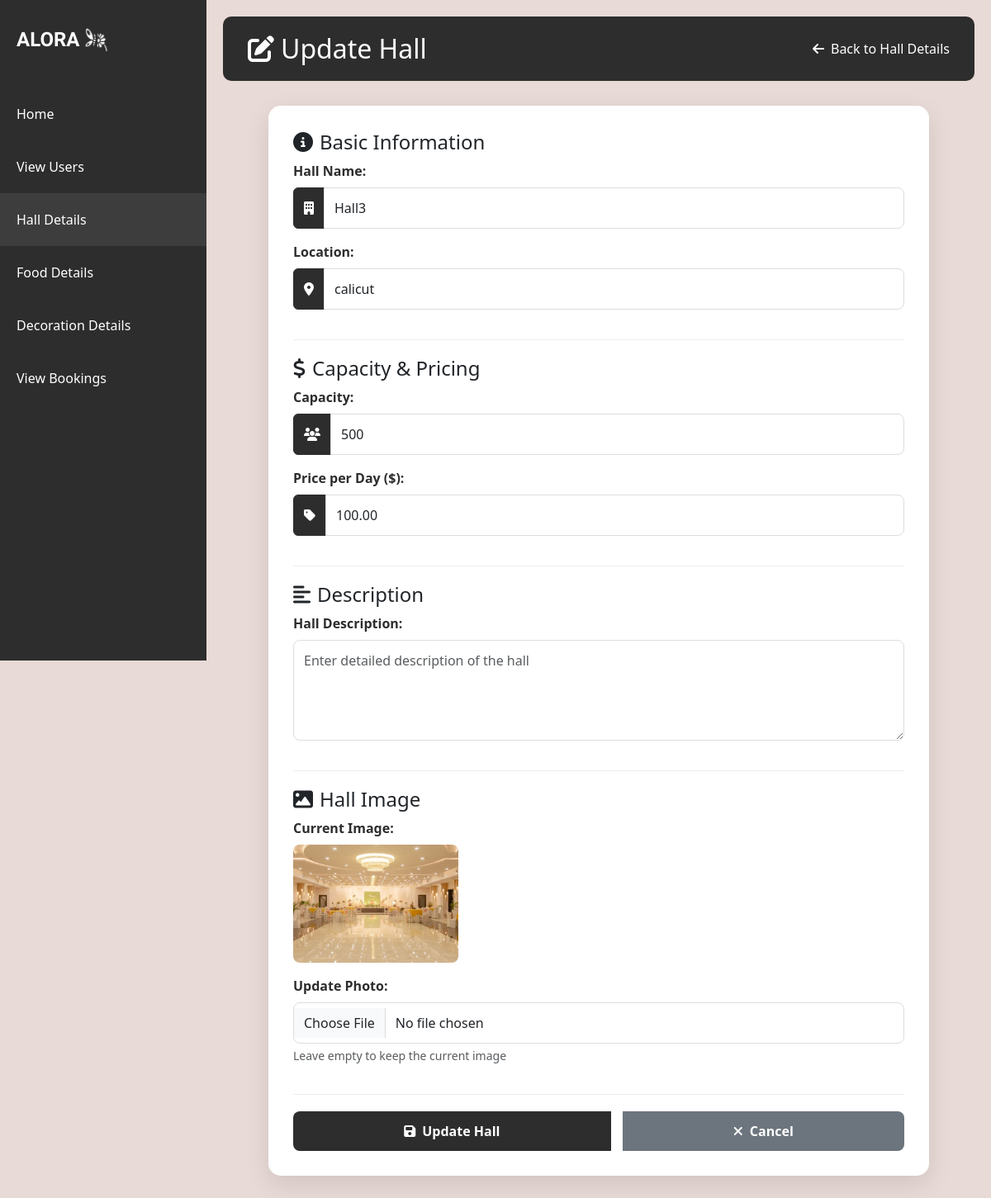
/edit-hall/10/, run on the app's committed database.
### aloraapp/models.py (models this page shows)
class Halls(models.Model):
    hall_name=models.CharField(max_length=100)
    location=models.CharField(max_length=200)
    capacity=models.IntegerField()
    price_per_day=models.DecimalField(max_digits=10,decimal_places=2)
    photo_url=models.FileField()
    hall_description=models.TextField(null=True,blank=True)

### aloraapp/views.py (the view, shortened to what this page needs)
# urls.py: path('edit-hall/<int:id>/', views.edit_hall, name='edithall'),
def edit_hall(request, id):
    hall = Halls.objects.get(id=id)
    context = {'hall': hall}
    return render(request, 'edit_hall.html', context)

### template/edit_hall.html (shortened to what this page needs)
<!DOCTYPE html>
<html lang="en">
<head>
    {% load static %}
    <link href="https://cdn.jsdelivr.net/npm/bootstrap@5.3.0/dist/css/bootstrap.min.css" rel="stylesheet">
    <link rel="stylesheet" href="https://cdnjs.cloudflare.com/ajax/libs/font-awesome/6.4.0/css/all.min.css">
</head>
<body>
    <div class="sidebar">
        <div class="logo-container">
            <div class="logo">ALORA</div>
            <img src="{% static 'aloral.png' %}" alt="Light Bulb" class="logo-image">
        </div>
        <nav class="nav flex-column">
            <a class="nav-link" href="{% url 'admin' %}">Home</a>
            <a class="nav-link" href="{% url 'viewusers' %}">View Users</a>
            <a class="nav-link active" href="{% url 'halldetails' %}">Hall Details</a>
            <a class="nav-link" href="{% url 'fooddetails' %}">Food Details</a>
            <a class="nav-link" href="{% url 'decorationdetails' %}">Decoration Details</a>
            <a class="nav-link" href="{% url 'admin_view_booking' %}">View Bookings</a>
        </nav>
    </div>
    <div class="main-content">
        <div class="page-title">
            <h2 class="mb-0"><i class="fas fa-edit me-2"></i>Update Hall</h2>
            <a href="{% url 'halldetails' %}" class="back-btn">
                <i class="fas fa-arrow-left me-2"></i> Back to Hall Details
            </a>
        </div>
        <div class="update-form-container">
            <form method="post" enctype="multipart/form-data">
                <div class="form-section">
                    <h4><i class="fas fa-info-circle me-2"></i>Basic Information</h4>
                    <div class="mb-3">
                        <label class="form-label">Hall Name:</label>
                        <div class="input-group">
                            <span class="input-group-text"><i class="fas fa-building"></i></span>
                            <input type="text" name="hallname" value="{{ hall.hall_name }}" required class="form-control" placeholder="Enter hall name">
                        </div>
                    </div>
                    <div class="mb-3">
                        <label class="form-label">Location:</label>
                        <div class="input-group">
                            <span class="input-group-text"><i class="fas fa-map-marker-alt"></i></span>
                            <input type="text" name="location" value="{{ hall.location }}" required class="form-control" placeholder="Enter location">
                        </div>
                    </div>
                </div>
                <div class="form-section">
                    <h4><i class="fas fa-dollar-sign me-2"></i>Capacity & Pricing</h4>
                    <div class="mb-3">
                        <label class="form-label">Capacity:</label>
                        <div class="input-group">
                            <span class="input-group-text"><i class="fas fa-users"></i></span>
                            <input type="number" name="capacity" value="{{ hall.capacity }}" required class="form-control" placeholder="Enter capacity">
                        </div>
                    </div>
                    <div class="mb-3">
                        <label class="form-label">Price per Day ($):</label>
                        <div class="input-group">
                            <span class="input-group-text"><i class="fas fa-tag"></i></span>
                            <input type="text" name="price" value="{{ hall.price_per_day }}" required class="form-control" placeholder="Enter price">
                        </div>
                    </div>
                </div>
                <div class="form-section">
                    <h4><i class="fas fa-align-left me-2"></i>Description</h4>
                    <div class="mb-3">
                        <label class="form-label">Hall Description:</label>
                        <textarea name="des" class="form-control" rows="4" required placeholder="Enter detailed description of the hall">{{ hall.hall_description }}</textarea>
                    </div>
                </div>
                <div class="form-section">
                    <h4><i class="fas fa-image me-2"></i>Hall Image</h4>
                    {% if hall.photo_url %}
                    <div class="mb-3">
                        <label class="form-label">Current Image:</label>
                        <img src="{{ hall.photo_url.url }}" alt="{{ hall.hall_name }}" class="preview-image">
                    </div>
                    {% endif %}
                    <div class="mb-3">
                        <label class="form-label">Update Photo:</label>
                        <input type="file" name="photo" class="form-control" data-bs-toggle="tooltip" data-bs-placement="top" title="Recommended size: 1200x800px">
                        <div class="form-text text-muted">Leave empty to keep the current image</div>
                    </div>
                </div>
                <div class="btn-group">
                    <button type="submit" class="btn btn-update">
                        <i class="fas fa-save me-2"></i>Update Hall
                    </button>
                    <a href="{% url 'halldetails' %}" class="btn btn-secondary">
                        <i class="fas fa-times me-2"></i>Cancel
                    </a>
                </div>
            </form>
        </div>
    </div>
</body>
</html>

### template/edit_hall.html (style rules this page uses)
body { background-color: #e8dad6; min-height: 100vh; font-family: 'Segoe UI', Tahoma, Geneva, Verdana, sans-serif; }
.sidebar { background-color: #2d2d2d; color: white; min-height: 100vh; padding-top: 20px; position: fixed; width: 250px; transition: all 0.3s; z-index: 1000; }
.logo-container { display: flex; align-items: center; justify-content: flex-start; padding: 10px 20px; margin-bottom: 30px; }
.logo { font-family: 'Irish Grover'; font-size: 24px; font-weight: bold; }
.logo-image { width: 30px; height: 30px; margin-left: 5px; }
.nav-link { color: #ffffff; padding: 20px 20px; transition: all 0.3s; font-size: 16px; }
.nav-link.active { background-color: #3d3d3d; }
.main-content { margin-left: 250px; padding: 20px; transition: all 0.3s; }
.update-form-container { background-color: white; border-radius: 15px; padding: 30px; box-shadow: 0 10px 30px rgba(0,0,0,0.1); margin: 30px auto; max-width: 800px; }
.page-title { background-color: #2d2d2d; color: white; padding: 20px 30px; border-radius: 10px; margin-bottom: 30px; display: flex; justify-content: space-between; align-items: center; }
.form-label { font-weight: 600; color: #2d2d2d; margin-bottom: 8px; }
.form-control { border-radius: 8px; padding: 12px; border: 1px solid #ddd; transition: all 0.3s; }
.preview-image { max-width: 200px; max-height: 150px; border-radius: 8px; margin-bottom: 10px; display: block; object-fit: cover; }
.btn-update { background-color: #2d2d2d; border: none; padding: 12px 30px; font-weight: 600; border-radius: 8px; transition: all 0.3s; color: white; }
.btn-secondary { background-color: #6c757d; border: none; padding: 12px 30px; font-weight: 600; border-radius: 8px; transition: all 0.3s; }
.back-btn { color: white; display: flex; align-items: center; text-decoration: none; transition: all 0.3s; }
.form-section { border-bottom: 1px solid #eee; padding-bottom: 20px; margin-bottom: 20px; }
.input-group-text { background-color: #2d2d2d; color: white; border: 1px solid #2d2d2d; }
.btn-group { margin-top: 20px; display: flex; gap: 15px; justify-content: flex-end; }

### data on the page
Halls: hallname "Hall3", location "calicut", capacity "500", price "100.00", photo_url (picture)
